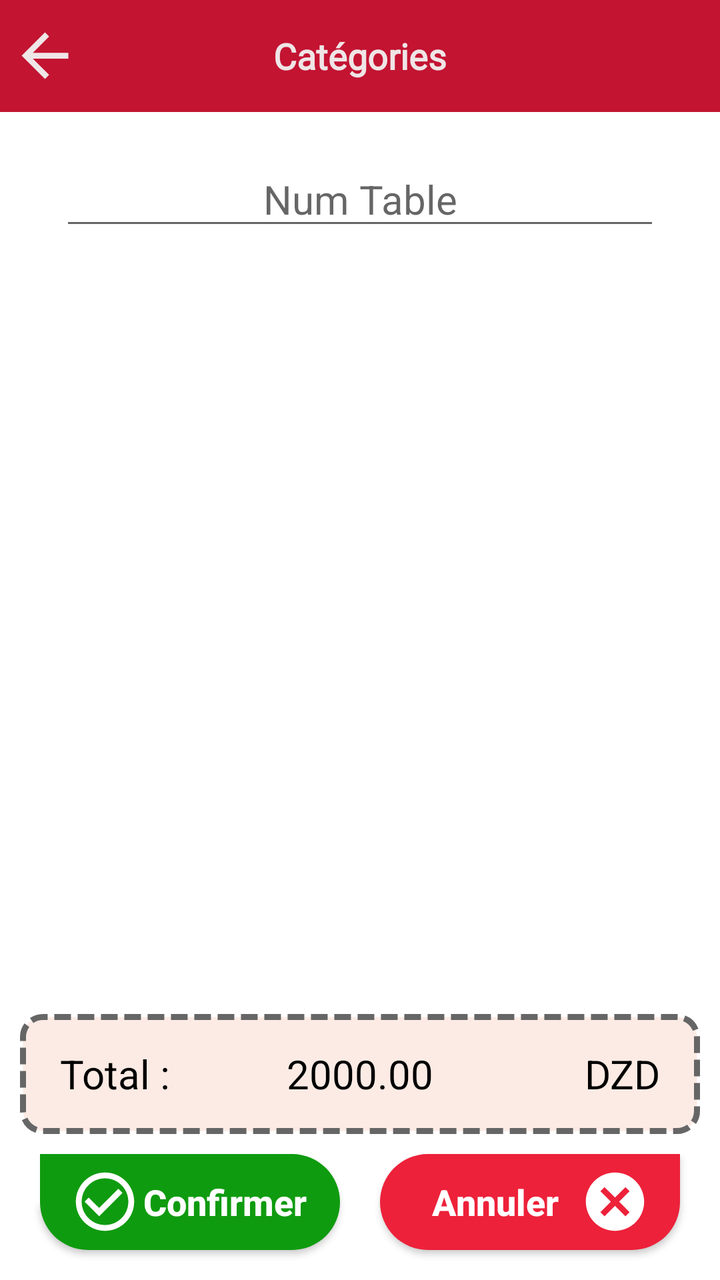
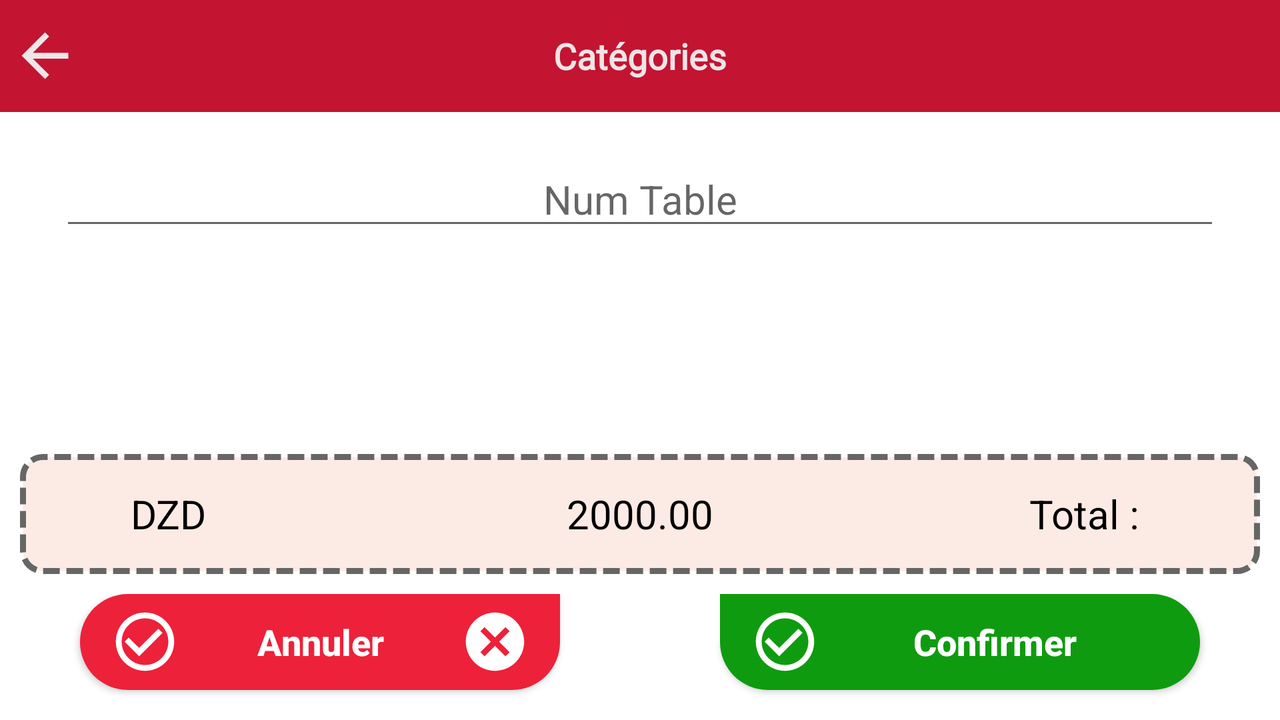

One screen, two layout resources from the same app: the default and the repository's alternative for another configuration. Each is rendered where Android would select it; the XML of both is given below.
<!-- AndroidManifest.xml: application theme Theme.FastFoodApplication -->
<!-- res/layout/activity_order.xml -->
<?xml version="1.0" encoding="utf-8"?>
<LinearLayout xmlns:android="http://schemas.android.com/apk/res/android"
    xmlns:app="http://schemas.android.com/apk/res-auto"
    xmlns:tools="http://schemas.android.com/tools"
    android:layout_width="match_parent"
    android:layout_height="match_parent"
    android:orientation="vertical"
    tools:context=".Activities.OrderActivity">





    <RelativeLayout
        android:layout_width="match_parent"
        android:layout_height="?attr/actionBarSize"
        android:background="@color/red">

        <ImageView
            android:id="@+id/goback"
            android:layout_width="wrap_content"
            android:layout_height="wrap_content"
            android:layout_marginRight="5dp"
            android:layout_marginLeft="5dp"
            android:layout_alignParentStart="true"
            android:layout_centerVertical="true"
            android:src="@drawable/ic_back" />

        <ImageView
            android:id="@+id/commands"
            android:layout_width="wrap_content"
            android:layout_height="match_parent"
            android:visibility="gone"
            android:layout_centerVertical="true"
            android:layout_gravity="center_horizontal"
            android:layout_toEndOf="@+id/goback"
            android:src="@drawable/ic_checklist" />


        <TextView
            android:id="@+id/titleOfActivity"
            android:layout_width="wrap_content"
            android:layout_height="wrap_content"
            android:layout_centerInParent="true"
            android:layout_gravity="center"
            android:fontFamily="@font/ubiquitous"
            android:text="Catégories"
            android:textColor="@color/second_with"
            android:textSize="18sp"
            android:textStyle="bold" />
    </RelativeLayout>


    <EditText
        android:id="@+id/numTable"
        android:layout_width="match_parent"
        android:layout_height="wrap_content"
        android:layout_marginLeft="30dp"
        android:layout_marginTop="20dp"
        android:layout_marginRight="30dp"
        android:layout_marginBottom="20dp"
        android:hint="Num Table"
        android:inputType="numberDecimal"
        android:textAlignment="center"
        android:textColor="@color/black"
        android:textSize="20dp" />

    <androidx.recyclerview.widget.RecyclerView
        android:id="@+id/listOrder"
        android:layout_width="match_parent"
        android:layout_height="match_parent"
        android:layout_margin="10dp"
        android:layout_weight="1"
        android:horizontalSpacing="0.5dp" />

    <RelativeLayout
        android:layout_width="match_parent"
        android:layout_height="60dp"
        android:layout_margin="10dp"
        android:background="@drawable/item_total"
        android:orientation="horizontal"
        android:padding="5dp"
        android:paddingLeft="15dp"
        android:paddingRight="15dp">

        <TextView
            android:layout_width="wrap_content"
            android:layout_height="wrap_content"
            android:layout_alignParentStart="true"
            android:layout_centerVertical="true"
            android:layout_gravity="left|center_vertical"
            android:layout_marginStart="15sp"
            android:gravity="center"
            android:text="Total : "
            android:textColor="@color/black"
            android:textSize="20dp" />

        <TextView
            android:id="@+id/totalOrder"
            android:layout_width="wrap_content"
            android:layout_height="wrap_content"
            android:layout_centerInParent="true"
            android:layout_gravity="center"
            android:gravity="center"
            android:text="2000.00"
            android:textColor="@color/black"
            android:textSize="20dp" />

        <TextView
            android:layout_width="wrap_content"
            android:layout_height="wrap_content"
            android:layout_alignParentEnd="true"
            android:layout_centerVertical="true"
            android:layout_gravity="right|center_vertical"
            android:layout_marginEnd="15sp"
            android:gravity="center"
            android:text="DZD"
            android:textColor="@color/black"
            android:textSize="20dp" />

    </RelativeLayout>

    <LinearLayout
        android:layout_width="match_parent"
        android:layout_height="wrap_content"
        android:orientation="horizontal">

        <android.widget.Button
            android:id="@+id/confOrder"
            android:layout_width="match_parent"
            android:layout_height="wrap_content"
            android:layout_alignRight="@+id/contnet"
            android:layout_alignBottom="@+id/contnet"
            android:layout_marginLeft="20dp"
            android:layout_marginRight="10dp"
            android:layout_marginBottom="15dp"
            android:layout_weight="1"
            android:background="@drawable/roundedbutton"
            android:backgroundTint="@color/green"
            android:drawableLeft="@drawable/ic_check_circle"
            android:paddingLeft="15dp"
            android:paddingRight="15dp"
            android:text="Confirmer"
            android:textAllCaps="false"
            android:textColor="@color/white"
            android:textSize="18dp"
            android:textStyle="bold" />

        <android.widget.Button
            android:id="@+id/canceledOrder"
            android:layout_width="match_parent"
            android:layout_height="wrap_content"
            android:layout_alignRight="@+id/contnet"
            android:layout_alignBottom="@+id/contnet"
            android:layout_marginLeft="10dp"
            android:layout_marginRight="20dp"
            android:layout_marginBottom="15dp"
            android:layout_weight="1"
            android:background="@drawable/roundedbutton2"
            android:backgroundTint="@color/red2"
            android:drawableRight="@drawable/ic_cancel"
            android:paddingLeft="15dp"
            android:paddingRight="15dp"
            android:text="Annuler"
            android:textAllCaps="false"
            android:textColor="@color/white"
            android:textSize="18dp"
            android:textStyle="bold" />
    </LinearLayout>

</LinearLayout>
<!-- resources referenced by this layout -->
<resources>
  <color name="black">#FF000000</color>
  <color name="green">#0f9b0f</color>
  <color name="red">#c31432</color>
  <color name="red2">#ED213A</color>
  <color name="second_with">#f1f1f1f1</color>
  <color name="white">#FFFFFFFF</color>
  <!-- drawable ic_back (drawable) -->
  <vector xmlns:android="http://schemas.android.com/apk/res/android"
      android:width="35dp"
      android:height="35dp"
      android:autoMirrored="true"
      android:tint="@color/second_with"
      android:viewportWidth="24"
      android:viewportHeight="24">
      <path
          android:fillColor="@android:color/white"
          android:pathData="M20,11H7.83l5.59,-5.59L12,4l-8,8 8,8 1.41,-1.41L7.83,13H20v-2z" />
  </vector>
  <!-- drawable ic_cancel (drawable) -->
  <vector xmlns:android="http://schemas.android.com/apk/res/android"
      android:width="35dp"
      android:height="35dp"
      android:tint="@color/white"
      android:viewportWidth="24"
      android:viewportHeight="24">
      <path
          android:fillColor="#FFFFFF"
          android:pathData="M12,2C6.47,2 2,6.47 2,12s4.47,10 10,10 10,-4.47 10,-10S17.53,2 12,2zM17,15.59L15.59,17 12,13.41 8.41,17 7,15.59 10.59,12 7,8.41 8.41,7 12,10.59 15.59,7 17,8.41 13.41,12 17,15.59z" />
  </vector>
  <!-- drawable ic_check_circle (drawable) -->
  <vector xmlns:android="http://schemas.android.com/apk/res/android"
      android:width="35dp"
      android:height="35dp"
      android:tint="@color/white"
      android:viewportWidth="24"
      android:viewportHeight="24">
      <path
          android:fillColor="#FFFFFF"
          android:pathData="M16.59,7.58L10,14.17l-3.59,-3.58L5,12l5,5 8,-8zM12,2C6.48,2 2,6.48 2,12s4.48,10 10,10 10,-4.48 10,-10S17.52,2 12,2zM12,20c-4.42,0 -8,-3.58 -8,-8s3.58,-8 8,-8 8,3.58 8,8 -3.58,8 -8,8z" />
  </vector>
  <!-- drawable ic_checklist (drawable) -->
  <vector xmlns:android="http://schemas.android.com/apk/res/android"
      android:width="30dp"
      android:height="30dp"
      android:tint="@color/second_with"
      android:viewportWidth="24"
      android:viewportHeight="24">
      <path
          android:fillColor="#FFFFFF"
          android:pathData="M22,7h-9v2h9V7zM22,15h-9v2h9V15zM5.54,11L2,7.46l1.41,-1.41l2.12,2.12l4.24,-4.24l1.41,1.41L5.54,11zM5.54,19L2,15.46l1.41,-1.41l2.12,2.12l4.24,-4.24l1.41,1.41L5.54,19z" />
  </vector>
  <!-- drawable roundedbutton (drawable) -->
  <?xml version="1.0" encoding="utf-8"?>
  <shape xmlns:android="http://schemas.android.com/apk/res/android">
      <solid android:color="@color/black" />
      <corners
          android:bottomRightRadius="25dp"
          android:bottomLeftRadius="25dp"
          android:topRightRadius="25dp"
          android:topLeftRadius="0dp"/>
  </shape>
  <!-- drawable roundedbutton2 (drawable) -->
  <?xml version="1.0" encoding="utf-8"?>
  <shape xmlns:android="http://schemas.android.com/apk/res/android">
      <solid android:color="@color/black" />
      <corners
          android:bottomRightRadius="25dp"
          android:bottomLeftRadius="25dp"
          android:topRightRadius="0dp"
          android:topLeftRadius="25dp"/>
  </shape>
  <style name="Theme.FastFoodApplication" parent="Theme.MaterialComponents.DayNight.NoActionBar">
          
          <item name="colorPrimary">@color/purple_500</item>
          <item name="colorPrimaryVariant">@color/purple_700</item>
          <item name="colorOnPrimary">@color/white</item>
          
          <item name="colorSecondary">@color/teal_200</item>
          <item name="colorSecondaryVariant">@color/teal_700</item>
          <item name="colorOnSecondary">@color/black</item>
          
          <item name="android:statusBarColor" tools:targetApi="l">?attr/colorPrimaryVariant</item>
          
      </style>
  <color name="gray">#666</color>
  <color name="orange">#fcebe4</color>
  <color name="purple_500">#c31432</color>
  <color name="purple_700">#c31432</color>
  <color name="teal_200">#FF03DAC5</color>
  <color name="teal_700">#FF018786</color>
</resources>
<!-- res/layout-land/activity_order.xml (the repository's variant of the layout above) -->
<!-- drawn on the phone turned sideways -->
<?xml version="1.0" encoding="utf-8"?>
<LinearLayout xmlns:android="http://schemas.android.com/apk/res/android"
    xmlns:app="http://schemas.android.com/apk/res-auto"
    xmlns:tools="http://schemas.android.com/tools"
    android:layout_width="match_parent"
    android:layout_height="match_parent"
    android:orientation="vertical"
    tools:context=".Activities.OrderActivity">






    <RelativeLayout
        android:layout_width="match_parent"
        android:layout_height="?attr/actionBarSize"
        android:background="@color/red">

        <ImageView
            android:id="@+id/goback"
            android:layout_marginRight="5dp"
            android:layout_marginLeft="5dp"
            android:layout_width="wrap_content"
            android:layout_height="wrap_content"
            android:layout_alignParentStart="true"
            android:layout_centerVertical="true"
            android:src="@drawable/ic_back" />


        <TextView
            android:id="@+id/titleOfActivity"
            android:layout_width="wrap_content"
            android:layout_height="wrap_content"
            android:layout_centerInParent="true"
            android:layout_gravity="center"
            android:fontFamily="@font/ubiquitous"
            android:text="Catégories"
            android:textColor="@color/second_with"
            android:textSize="18sp"
            android:textStyle="bold" />

    </RelativeLayout>
    <EditText
        android:id="@+id/numTable"
        android:layout_width="match_parent"
        android:layout_height="wrap_content"
        android:layout_marginLeft="30dp"
        android:layout_marginTop="20dp"
        android:layout_marginRight="30dp"
        android:layout_marginBottom="20dp"
        android:hint="Num Table"
        android:inputType="numberDecimal"
        android:textAlignment="center"
        android:textColor="@color/black"
        android:textSize="20dp" />

    <androidx.recyclerview.widget.RecyclerView
        android:id="@+id/listOrder"
        android:layout_width="match_parent"
        android:layout_height="match_parent"
        android:layout_margin="10dp"
        android:layout_weight="1"
        android:horizontalSpacing="1dp"
        app:layoutManager="androidx.recyclerview.widget.GridLayoutManager"
        app:spanCount="2" />

    <RelativeLayout
        android:layout_width="match_parent"
        android:layout_height="60dp"
        android:layout_margin="10dp"
        android:background="@drawable/item_total"
        android:orientation="horizontal"
        android:padding="5dp"
        android:paddingLeft="15dp"
        android:paddingRight="15dp">

        <TextView
            android:layout_width="wrap_content"
            android:layout_height="wrap_content"
            android:layout_alignParentStart="true"
            android:layout_marginStart="50sp"
            android:layout_centerVertical="true"
            android:layout_gravity="start|center_vertical"
            android:layout_marginEnd="15sp"
            android:gravity="center"
            android:text="DZD"
            android:textColor="@color/black"
            android:textSize="20dp" />

        <TextView
            android:id="@+id/totalOrder"
            android:layout_width="wrap_content"
            android:layout_height="wrap_content"
            android:layout_centerInParent="true"
            android:layout_gravity="center"
            android:gravity="center"
            android:text="2000.00"
            android:textColor="@color/black"
            android:textSize="20dp" />

        <TextView
            android:layout_width="wrap_content"
            android:layout_height="wrap_content"
            android:layout_alignParentEnd="true"
            android:layout_centerVertical="true"
            android:layout_gravity="end|center_vertical"
            android:layout_marginStart="15sp"
            android:gravity="center"
            android:layout_marginEnd="50sp"
            android:text="Total : "
            android:textColor="@color/black"
            android:textSize="20dp" />


    </RelativeLayout>

    <LinearLayout
        android:layout_width="match_parent"
        android:layout_height="wrap_content"
        android:orientation="horizontal">

        <android.widget.Button
            android:id="@+id/canceledOrder"
            android:layout_width="match_parent"
            android:layout_height="wrap_content"
            android:layout_alignRight="@+id/contnet"
            android:layout_alignBottom="@+id/contnet"
            android:layout_gravity="end"
            android:layout_marginLeft="40dp"
            android:layout_marginRight="40dp"
            android:layout_marginBottom="15dp"
            android:layout_weight="1"
            android:background="@drawable/roundedbutton2"
            android:backgroundTint="@color/red2"
            android:drawableLeft="@drawable/ic_check_circle"
            android:drawableRight="@drawable/ic_cancel"
            android:paddingLeft="15dp"
            android:paddingRight="15dp"
            android:text="Annuler"
            android:textAllCaps="false"
            android:textColor="@color/white"
            android:textSize="18dp"
            android:textStyle="bold" />

        <android.widget.Button
            android:id="@+id/confOrder"
            android:layout_width="match_parent"
            android:layout_height="wrap_content"
            android:layout_alignRight="@+id/contnet"
            android:layout_alignBottom="@+id/contnet"
            android:layout_gravity="start"
            android:layout_marginLeft="40dp"
            android:layout_marginRight="40dp"
            android:layout_marginBottom="15dp"
            android:layout_weight="1"
            android:background="@drawable/roundedbutton"
            android:backgroundTint="@color/green"
            android:drawableLeft="@drawable/ic_check_circle"
            android:paddingLeft="15dp"
            android:paddingRight="15dp"
            android:text="Confirmer"
            android:textAllCaps="false"
            android:textColor="@color/white"
            android:textSize="18dp"
            android:textStyle="bold" />


    </LinearLayout>
</LinearLayout>
<!-- resources referenced by the variant -->
<!-- as the phone turned sideways resolves them -->
<resources>
  <color name="black">#FF000000</color>
  <color name="green">#0f9b0f</color>
  <color name="red">#c31432</color>
  <color name="red2">#ED213A</color>
  <color name="second_with">#f1f1f1f1</color>
  <color name="white">#FFFFFFFF</color>
  <!-- drawable ic_back (drawable) -->
  <vector xmlns:android="http://schemas.android.com/apk/res/android"
      android:width="35dp"
      android:height="35dp"
      android:autoMirrored="true"
      android:tint="@color/second_with"
      android:viewportWidth="24"
      android:viewportHeight="24">
      <path
          android:fillColor="@android:color/white"
          android:pathData="M20,11H7.83l5.59,-5.59L12,4l-8,8 8,8 1.41,-1.41L7.83,13H20v-2z" />
  </vector>
  <!-- drawable ic_cancel (drawable) -->
  <vector xmlns:android="http://schemas.android.com/apk/res/android"
      android:width="35dp"
      android:height="35dp"
      android:tint="@color/white"
      android:viewportWidth="24"
      android:viewportHeight="24">
      <path
          android:fillColor="#FFFFFF"
          android:pathData="M12,2C6.47,2 2,6.47 2,12s4.47,10 10,10 10,-4.47 10,-10S17.53,2 12,2zM17,15.59L15.59,17 12,13.41 8.41,17 7,15.59 10.59,12 7,8.41 8.41,7 12,10.59 15.59,7 17,8.41 13.41,12 17,15.59z" />
  </vector>
  <!-- drawable ic_check_circle (drawable) -->
  <vector xmlns:android="http://schemas.android.com/apk/res/android"
      android:width="35dp"
      android:height="35dp"
      android:tint="@color/white"
      android:viewportWidth="24"
      android:viewportHeight="24">
      <path
          android:fillColor="#FFFFFF"
          android:pathData="M16.59,7.58L10,14.17l-3.59,-3.58L5,12l5,5 8,-8zM12,2C6.48,2 2,6.48 2,12s4.48,10 10,10 10,-4.48 10,-10S17.52,2 12,2zM12,20c-4.42,0 -8,-3.58 -8,-8s3.58,-8 8,-8 8,3.58 8,8 -3.58,8 -8,8z" />
  </vector>
  <!-- drawable roundedbutton (drawable) -->
  <?xml version="1.0" encoding="utf-8"?>
  <shape xmlns:android="http://schemas.android.com/apk/res/android">
      <solid android:color="@color/black" />
      <corners
          android:bottomRightRadius="25dp"
          android:bottomLeftRadius="25dp"
          android:topRightRadius="25dp"
          android:topLeftRadius="0dp"/>
  </shape>
  <!-- drawable roundedbutton2 (drawable) -->
  <?xml version="1.0" encoding="utf-8"?>
  <shape xmlns:android="http://schemas.android.com/apk/res/android">
      <solid android:color="@color/black" />
      <corners
          android:bottomRightRadius="25dp"
          android:bottomLeftRadius="25dp"
          android:topRightRadius="0dp"
          android:topLeftRadius="25dp"/>
  </shape>
  <style name="Theme.FastFoodApplication" parent="Theme.MaterialComponents.DayNight.NoActionBar">
          
          <item name="colorPrimary">@color/purple_500</item>
          <item name="colorPrimaryVariant">@color/purple_700</item>
          <item name="colorOnPrimary">@color/white</item>
          
          <item name="colorSecondary">@color/teal_200</item>
          <item name="colorSecondaryVariant">@color/teal_700</item>
          <item name="colorOnSecondary">@color/black</item>
          
          <item name="android:statusBarColor" tools:targetApi="l">?attr/colorPrimaryVariant</item>
          
      </style>
  <color name="gray">#666</color>
  <color name="orange">#fcebe4</color>
  <color name="purple_500">#c31432</color>
  <color name="purple_700">#c31432</color>
  <color name="teal_200">#FF03DAC5</color>
  <color name="teal_700">#FF018786</color>
</resources>
